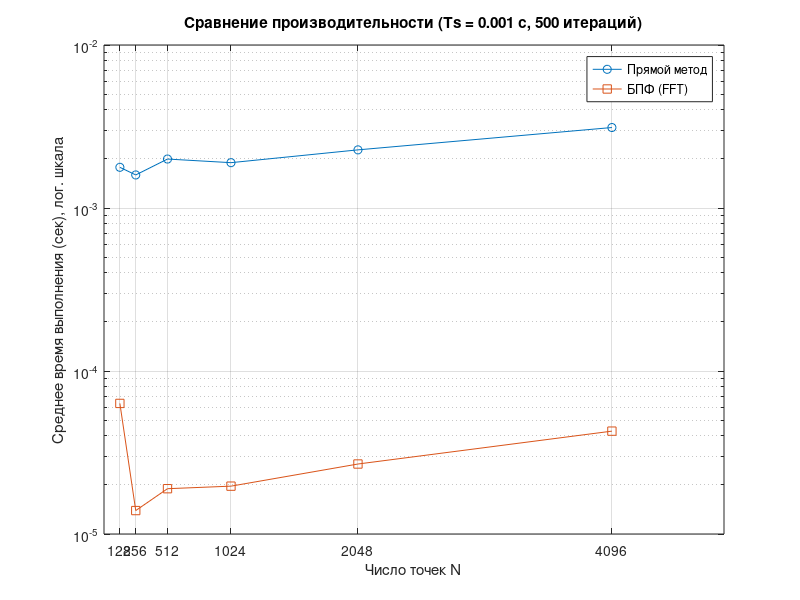

This chart was generated by the following MATLAB code:
f = 5;
Ts = 0.001;
N_values = [128, 256, 512, 1024, 2048, 4096];  % степени двойки
num_iter = 500;  % количество итераций для усреднения

time_my = zeros(size(N_values));
time_fft = zeros(size(N_values));

for i = 1:length(N_values)
    N = N_values(i);
    t = (-N/2 * Ts) : Ts : (N/2 * Ts - Ts);
    s = 2 * cos(2 * pi * f * t);

    total_my = 0;
    total_fft = 0;

    for k = 1:num_iter
        %  Прямой метод 
        tic;
        T = 1 / f;
        n_n = 0:4;
        for n = n_n
            sc = cos(2 * pi * n * f * t);
            ss = sin(2 * pi * n * f * t);
            if n == 0
                a0 = (1 / T) * trapz(t, s .* sc);
                b0 = (1 / T) * trapz(t, s .* ss);
            else
                a = (2 / T) * trapz(t, s .* sc);
                b = (2 / T) * trapz(t, s .* ss);
            end
        end
        total_my = total_my + toc;

        % FFT 
        tic;
        fft(s);
        total_fft = total_fft + toc;
    end

    time_my(i) = total_my / num_iter;
    time_fft(i) = total_fft / num_iter;
end

figure;
semilogy(N_values, time_my, 'o-', 'DisplayName', 'Прямой метод');
hold on;
semilogy(N_values, time_fft, 's-', 'DisplayName', 'БПФ (FFT)');
xlabel('Число точек N');
ylabel('Среднее время выполнения (сек), лог. шкала');
title(['Сравнение производительности (Ts = ', num2str(Ts), ' с, ', num2str(num_iter), ' итераций)']);
legend('Location', 'best');
grid on;
set(gca, 'XTick', N_values);